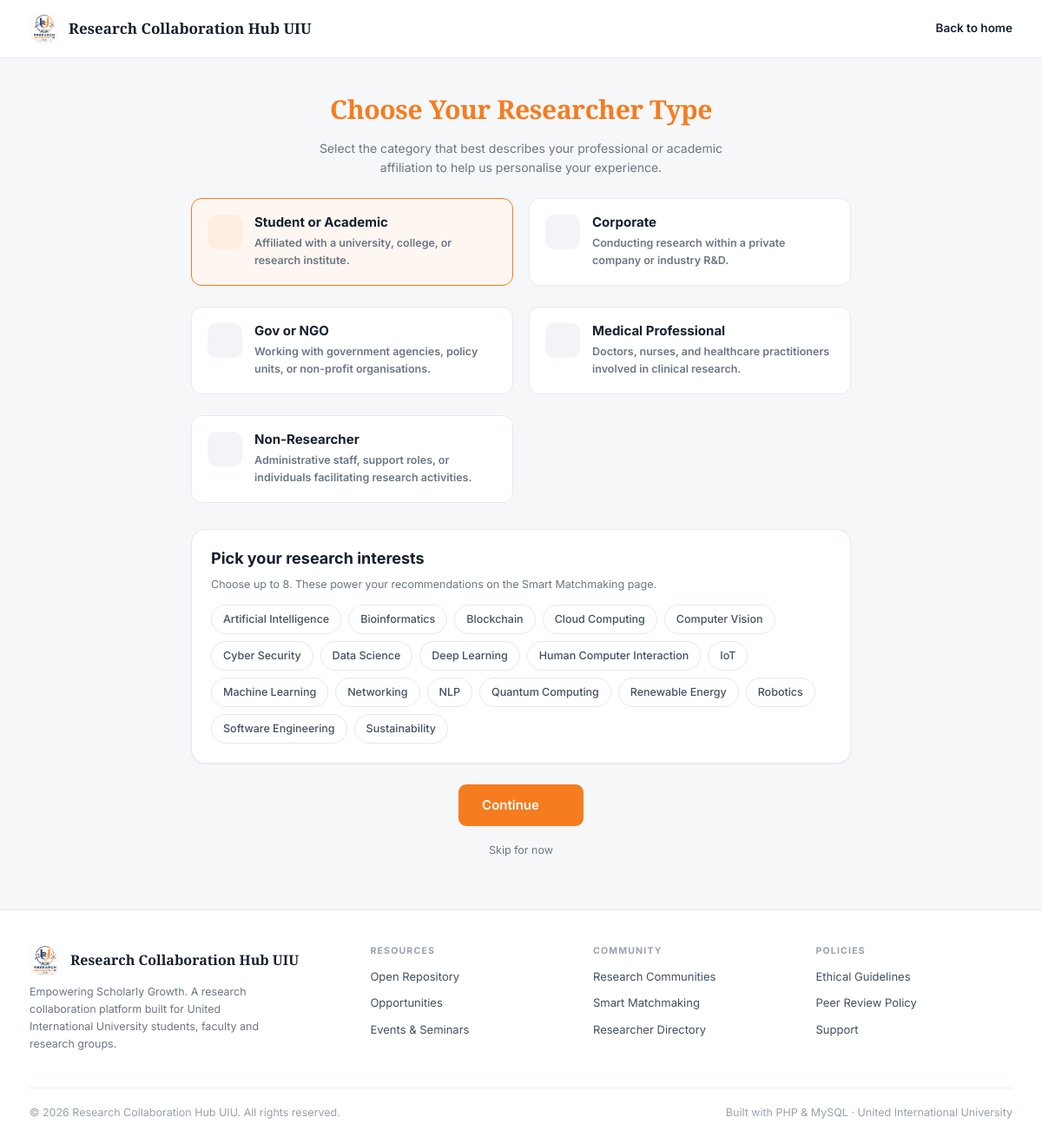
Page /onboarding.php (signed in) on the committed database.
### tables this page shows
CREATE TABLE `interests` (
  `id`   INT AUTO_INCREMENT PRIMARY KEY,
  `name` VARCHAR(80) NOT NULL UNIQUE
);

### includes/functions.php (called while the page is built, shortened)
<?php
function e($value): string
{
    return htmlspecialchars((string)$value, ENT_QUOTES, 'UTF-8');
}
function url(string $path = ''): string
{
    return BASE_URL . ltrim($path, '/');
}
function allInterests(): array
{
    static $cache = null;
    if ($cache === null) { $cache = fetchAll('SELECT * FROM interests ORDER BY name'); }
    return $cache;
}

### config/database.php (called while the page is built, shortened)
<?php
function db(): PDO
{
    static $pdo = null;
    if ($pdo instanceof PDO) {
        return $pdo;
    }
    $dsn = 'mysql:host=' . DB_HOST . ';dbname=' . DB_NAME . ';charset=' . DB_CHARSET;
    try {
        $pdo = new PDO($dsn, DB_USER, DB_PASS, [
            PDO::ATTR_ERRMODE            => PDO::ERRMODE_EXCEPTION,
            PDO::ATTR_DEFAULT_FETCH_MODE => PDO::FETCH_ASSOC,
            PDO::ATTR_EMULATE_PREPARES   => false,
        ]);
    } catch (PDOException $e) {
        die(
            '<div style="font-family:system-ui;max-width:640px;margin:80px auto;padding:28px;'
          . 'border:1px solid #e3e6ea;border-radius:12px;background:#fff">'
          . '<h2 style="color:#12305B;margin:0 0 10px">Database connection failed</h2>'
          . '<p style="color:#5b6472;line-height:1.6">PHP could not reach MySQL. Check that:</p>'
          . '<ol style="color:#5b6472;line-height:1.8">'
          . '<li><strong>Apache</strong> and <strong>MySQL</strong> are both running in the XAMPP Control Panel.</li>'
          . '<li>You imported <code>database/rch_uiu.sql</code> in phpMyAdmin.</li>'
          . '<li>The credentials in <code>config/config.php</code> match your MySQL setup.</li>'
          . '</ol>'
          . '<p style="color:#98a1ae;font-size:13px">MySQL says: ' . htmlspecialchars($e->getMessage()) . '</p>'
          . '</div>'
        );
    }
    return $pdo;
}
function q(string $sql, array $params = []): PDOStatement
{
    $stmt = db()->prepare($sql);
    $stmt->execute($params);
    return $stmt;
}
function fetchAll(string $sql, array $params = []): array
{
    return q($sql, $params)->fetchAll();
}

### onboarding.php (the view, shortened to what this page needs)
<?php
$types = [
    'student_academic' => ['cap',         'Student or Academic',  'Affiliated with a university, college, or research institute.'],
    'corporate'        => ['building',    'Corporate',            'Conducting research within a private company or industry R&D.'],
    'gov_ngo'          => ['bank',        'Gov or NGO',           'Working with government agencies, policy units, or non-profit organisations.'],
    'medical'          => ['stethoscope', 'Medical Professional', 'Doctors, nurses, and healthcare practitioners involved in clinical research.'],
    'non_researcher'   => ['user',        'Non-Researcher',       'Administrative staff, support roles, or individuals facilitating research activities.'],
];
require_once ROOT_PATH . '/includes/header.php';
?>
<div class="auth-wrap" style="align-items:flex-start;padding-top:40px">
  <div style="width:100%;max-width:760px">
    <div class="text-center mb-3">
      <h1 class="serif" style="color:var(--orange);font-size:30px">Choose Your Researcher Type</h1>
      <p class="muted" style="max-width:480px;margin:0 auto">Select the category that best describes your
        professional or academic affiliation to help us personalise your experience.</p>
    </div>
    <form method="post">
      <div class="grid grid-2 mb-3">
        <?php foreach ($types as $key => [$ico, $title, $desc]): ?>
          <label class="type-card">
            <span class="ico"><?= icon($ico, 20) ?></span>
            <span>
              <h4><?= e($title) ?></h4>
              <p><?= e($desc) ?></p>
            </span>
          </label>
        <?php endforeach; ?>
      </div>
      <div class="card mb-3">
        <h3>Pick your research interests</h3>
        <p class="muted-sm">Choose up to 8. These power your recommendations on the Smart Matchmaking page.</p>
        <div class="tag-picker" data-max-select="8">
          <?php foreach (allInterests() as $i): ?>
            <label>
              <span><?= e($i['name']) ?></span>
            </label>
          <?php endforeach; ?>
        </div>
      </div>
      <div class="text-center">
        <button class="btn btn-primary btn-lg" type="submit">Continue <?= icon('arrow-right', 16) ?></button>
        <p class="mt-2"><a class="muted-sm" href="<?= url('dashboard.php') ?>">Skip for now</a></p>
      </div>
    </form>
  </div>
</div>
<?php require_once ROOT_PATH . '/includes/footer.php'; ?>

### assets/css/style.css (style rules this page uses)
:root { --navy:#12305B; --navy-dark:#0C2140; --ink:#16202E; --orange:#F57C1F; --orange-dark:#DC6A11; --orange-soft:#FDEEE1; --muted:#6B7684; --muted-light:#98A1AE; --line:#E6E9EE; --bg:#F6F7F9; --card:#FFFFFF; --green:#1F9D55; --green-soft:#E4F6EC; --red:#D6453D; --red-soft:#FCEAE9; --blue-soft:#EAF1FA; --radius:12px; --radius-lg:16px; --shadow-sm:0 1px 2px rgba(18,48,91,.06); --shadow:0 2px 10px rgba(18,48,91,.07); --shadow-lg:0 8px 28px rgba(18,48,91,.10); --sidebar-w:236px; --topbar-h:64px; --serif:"Playfair Display",Georgia,"Times New Roman",serif; --sans:"Inter",-apple-system,BlinkMacSystemFont,"Segoe UI",Roboto,Arial,sans-serif; }
*,*::before,*::after { box-sizing:border-box }
html,body { margin:0;padding:0 }
body { font-family:var(--sans); font-size:14px; line-height:1.6; color:var(--ink); background:var(--bg); -webkit-font-smoothing:antialiased; }
h1,h2,h3,h4,h5 { margin:0 0 .5em;font-weight:700;color:var(--ink);line-height:1.25 }
h1 { font-family:var(--serif);font-size:34px;letter-spacing:-.4px }
h3 { font-size:18px }
h4 { font-size:15px }
p { margin:0 0 1em }
a { color:var(--orange);text-decoration:none }
.serif { font-family:var(--serif) }
.muted { color:var(--muted) }
.muted-sm { color:var(--muted);font-size:12.5px }
.text-center { text-align:center }
.mt-2 { margin-top:16px }
.mb-3 { margin-bottom:24px }
.grid { display:grid;gap:18px }
.grid-2 { grid-template-columns:repeat(2,1fr) }
.card { background:var(--card);border:1px solid var(--line);border-radius:var(--radius-lg); padding:22px;box-shadow:var(--shadow-sm); }
.btn { display:inline-flex;align-items:center;justify-content:center;gap:8px; height:40px;padding:0 18px;border-radius:9px;border:1px solid transparent; font-family:inherit;font-size:13.5px;font-weight:600;cursor:pointer;text-decoration:none; transition:background .15s ease,border-color .15s ease,color .15s ease;white-space:nowrap; }
.btn-primary { background:var(--orange);color:#fff }
.btn-lg { height:48px;padding:0 26px;font-size:15px }
label { display:block;font-size:12.5px;font-weight:600;color:#42505F;margin-bottom:6px }
.tag-picker { display:flex;flex-wrap:wrap;gap:8px }
.tag-picker label { margin:0;display:inline-flex;align-items:center;gap:6px;padding:6px 13px;border-radius:999px; border:1px solid var(--line);background:#fff;font-size:12.5px;font-weight:500;color:#435061;cursor:pointer; }
.auth-wrap { min-height:calc(100vh - 66px);display:grid;place-items:center;padding:44px 20px;background:var(--bg) }
.type-card { display:flex;gap:14px;align-items:flex-start;padding:18px;border:1.5px solid var(--line); border-radius:var(--radius);background:#fff;cursor:pointer;transition:border-color .15s,background .15s; }
.type-card .ico { width:40px;height:40px;border-radius:10px;background:#F2F4F7;color:var(--navy); display:grid;place-items:center;flex-shrink:0 }
.type-card h4 { margin:0 0 4px;font-size:15px }
.type-card p { margin:0;font-size:12.5px;color:var(--muted) }
.type-card:has(input:checked) { border-color:var(--orange);background:#FEF7F1 }
.type-card:has(input:checked) .ico { background:var(--orange-soft);color:var(--orange) }

### rows in the picture
interests: name "Artificial Intelligence"
interests: name "Bioinformatics"
interests: name "Blockchain"
interests: name "Cloud Computing"
interests: name "Computer Vision"
interests: name "Cyber Security"
interests: name "Data Science"
interests: name "Deep Learning"
interests: name "Human Computer Interaction"
interests: name "IoT"
interests: name "Machine Learning"
interests: name "Networking"
interests: name "NLP"
interests: name "Quantum Computing"
interests: name "Renewable Energy"
interests: name "Robotics"
interests: name "Software Engineering"
interests: name "Sustainability"

### other values in the picture
SITE_NAME "Research Collaboration Hub UIU"
$title "Student or Academic"
$desc "Affiliated with a university, college, or research institute."
$title "Corporate"
$desc "Conducting research within a private company or industry R&D."
$title "Gov or NGO"
$desc "Working with government agencies, policy units, or non-profit organisations."
$title "Medical Professional"
$desc "Doctors, nurses, and healthcare practitioners involved in clinical research."
$title "Non-Researcher"
$desc "Administrative staff, support roles, or individuals facilitating research activities."
SITE_TAGLINE "Empowering Scholarly Growth"
